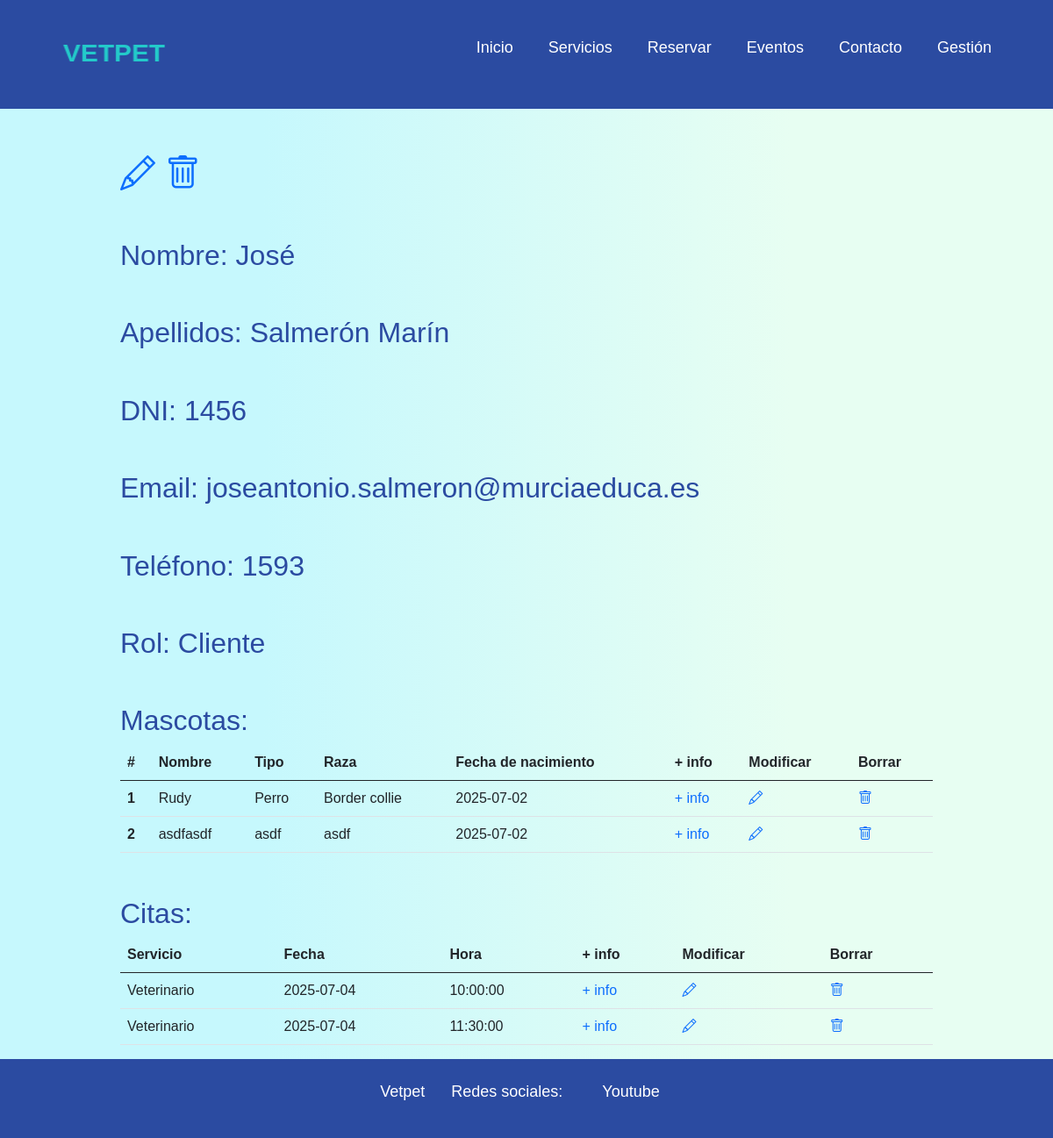
The app's page /detallesUsuarios.php?idUsuario=2 (signed in) with its own data.
### tables this page shows
CREATE TABLE `usuarios` (
  `idUsuario` int(11) NOT NULL,
  `email` varchar(100) NOT NULL,
  `pass` varchar(100) NOT NULL,
  `nombreUsuario` varchar(100) NOT NULL,
  `apellidosUsuario` varchar(100) NOT NULL,
  `telefono` int(9) NOT NULL,
  `DNI` varchar(9) NOT NULL,
  `rol` varchar(7) NOT NULL
);

CREATE TABLE `mascotas` (
  `idMascota` int(11) NOT NULL,
  `nombreMascota` varchar(100) NOT NULL,
  `tipoAnimal` varchar(50) NOT NULL,
  `raza` varchar(50) NOT NULL,
  `fechaNacimiento` date NOT NULL,
  `Historial` varchar(500) NOT NULL,
  `idUsuario` int(11) NOT NULL
);

CREATE TABLE `reservas` (
  `idReserva` int(11) NOT NULL,
  `idUsuario` int(11) NOT NULL,
  `idMascota` int(11) NOT NULL,
  `email` varchar(100) NOT NULL,
  `telefono` int(9) NOT NULL,
  `servicio` varchar(20) NOT NULL,
  `fecha` date NOT NULL,
  `hora` time NOT NULL,
  `mensaje` varchar(500) NOT NULL,
  `diagnostico` varchar(500) NOT NULL
);

### detallesUsuarios.php (the view, shortened to what this page needs)
<?php
include_once 'Encabezado.php';
include_once 'menu.php';
include_once 'conexion.php';
if (isset($_GET['idUsuario'])) {
    $idUsuario = intval($_GET['idUsuario']);
} else {
    echo "<script>alert('Usuario no especificado'); window.location = 'gestion.php';</script>";
    exit;
}
$sqlUsuario = "SELECT * FROM usuarios WHERE idUsuario = $idUsuario";
$resultadoUsuario = $conexion->query($sqlUsuario);
if ($resultadoUsuario && $resultadoUsuario->num_rows > 0) {
    $usuario = $resultadoUsuario->fetch_assoc();
    $email = $usuario['email'];
    $nombreUsuario = $usuario['nombreUsuario'];
    $apellidosUsuario = $usuario['apellidosUsuario'];
    $telefono = $usuario['telefono'];
    $DNIUsuario = $usuario['DNI'];
    $rol = $usuario['rol'];
} else {
    echo "<p>Usuario no encontrado.</p>";
}
$sqlMascota = "SELECT * FROM mascotas WHERE idUsuario = $idUsuario";
$resultadoMascota = $conexion->query($sqlMascota);
$sqlReserva = "SELECT * FROM reservas WHERE idUsuario = $idUsuario ORDER BY fecha DESC";
$resultadoReserva = $conexion->query($sqlReserva);
?>
<main class="contenido-principal">
<main class="container">
    <section class="row">
    <section class="col">
    </section>
    <section class="col-10">
        <h1 class="hIzquierda">
        <a href="modificarUsuario.php?idUsuario=<?php echo $idUsuario; ?>"><i class="bi bi-pencil"></i></a>
        <a href="?idUsuario=<?php echo $idUsuario; ?>&borrar=<?php echo $idUsuario; ?>"
            onclick="return confirm('¿Seguro que quieres borrar este usuario?');">
            <i class="bi bi-trash"></i></a>
        <h2 class="hIzquierda">Nombre: <?php echo $nombreUsuario ?></h2>
        <h2 class="hIzquierda">Apellidos: <?php echo $apellidosUsuario ?></h2>
        <h2 class="hIzquierda">DNI: <?php echo $DNIUsuario ?></h2>
        <h2 class="hIzquierda">Email: <?php echo $email ?></h2>
        <h2 class="hIzquierda">Teléfono: <?php echo $telefono ?></h2>
        <h2 class="hIzquierda">Rol: <?php echo $rol ?></h2>
        <h2 class="hIzquierda">Mascotas:</h2>
        <?php if ($resultadoMascota && $resultadoMascota->num_rows > 0) { ?>
            <table class="table" id="tablaMisMascotas">
                <thead>
                    <tr>
                        <th scope="col">#</th>
                        <th scope="col">Nombre</th>
                        <th scope="col">Tipo</th>
                        <th scope="col">Raza</th>
                        <th scope="col">Fecha de nacimiento</th>
                        <th scope="col">+ info</th>
                        <th scope="col">Modificar</th>
                        <th scope="col">Borrar</th>
                    </tr>
                </thead>
                <tbody>
                <?php $contador = 1; while($row = $resultadoMascota->fetch_assoc()) { ?>
                    <tr>
                        <th scope="row"><?php echo $contador++; ?></th>
                        <td><?php echo htmlspecialchars($row['nombreMascota']); ?></td>
                        <td><?php echo htmlspecialchars($row['tipoAnimal']); ?></td>
                        <td><?php echo htmlspecialchars($row['raza']); ?></td>
                        <td><?php echo htmlspecialchars($row['fechaNacimiento']); ?></td>
                        <td><a href="detallesMascota.php?idMascota=<?php echo $row['idMascota']; ?>">+ info</a></td>
                        <td><a href="modificarMascota.php?idMascota=<?php echo $row['idMascota']; ?>"><i class="bi bi-pencil"></i></a></td>
                        <td><a href="?idUsuario=<?php echo $idUsuario; ?>&borrarMascota=<?php echo $row['idMascota']; ?>&acordeon=mascotas"
                        onclick="return confirm('¿Seguro que quieres borrar esta mascota?');">
                        <i class="bi bi-trash"></i></a></td>
                    </tr>
                <?php } ?>
                </tbody>
            </table>
        <?php } ?>
        <h2 class="hIzquierda">Citas:</h2>
        <?php if ($resultadoReserva && $resultadoReserva->num_rows > 0) { ?>
            <table class="table" id="tablaCitas">
                <thead>
                    <tr>
                        <th scope="col">Servicio</th>
                        <th scope="col">Fecha</th>
                        <th scope="col">Hora</th>
                        <th scope="col">+ info</th>
                        <th scope="col">Modificar</th>
                        <th scope="col">Borrar</th>
                    </tr>
                </thead>
                <tbody>
                <?php $contador = 1; while($row = $resultadoReserva->fetch_assoc()) { ?>
                    <tr>
                        <td><?php echo htmlspecialchars($row['servicio']); ?></td>
                        <td><?php echo htmlspecialchars($row['fecha']); ?></td>
                        <td><?php echo htmlspecialchars($row['hora']); ?></td>
                        <td><a href="detallesReserva.php?idReserva=<?php echo $row['idReserva']; ?>">+ info</a></td>
                        <td><a href="modificarReserva.php?idReserva=<?php echo $row['idReserva']; ?>"><i class="bi bi-pencil"></i></a></td>
                        <td><a href="?idUsuario=<?php echo $idUsuario; ?>&borrarReserva=<?php echo $row['idReserva']; ?>&acordeon=reservas"
                        onclick="return confirm('¿Seguro que quieres borrar esta reserva?');">
                        <i class="bi bi-trash"></i></a></td>
                    </tr>
                <?php } ?>
                </tbody>
            </table>
        <?php } ?>
    </section>
    <section class="col">
    </section>
    </section>
</main>
</main>
<?php include_once 'footer.php'; ?>

### css/menuYFooter.css (style rules this page uses)
* { margin: 0; padding: 0; box-sizing: border-box; text-decoration: none; list-style: none; }
body { background: linear-gradient( 90deg, rgba(198, 248, 253, 1) 25%, rgba(231, 254, 242, 1) 75%); font-family: Arial, Helvetica, sans-serif; }
html, body { height: 100%; display: flex; flex-direction: column; }
.contenido-principal { flex: 1; }
a, a:visited, a:hover, a:active { text-decoration: none !important; }

### css/inicio.css (style rules this page uses)
.hIzquierda { margin-top: 50px; font-family: Arial, Helvetica, sans-serif; color: #2b4ba1; text-align: left; }

### records on screen
usuarios: nombreUsuario "José", apellidosUsuario "Salmerón Marín", DNI "1456", email "joseantonio.salmeron@murciaeduca.es", telefono "1593", rol "Cliente"
mascotas: nombreMascota "Rudy", tipoAnimal "Perro", raza "Border collie", fechaNacimiento "2025-07-02"
mascotas: nombreMascota "asdfasdf", tipoAnimal "asdf", raza "asdf", fechaNacimiento "2025-07-02"
reservas: servicio "Veterinario", fecha "2025-07-04", hora "10:00:00"
reservas: servicio "Veterinario", fecha "2025-07-04", hora "11:30:00"
